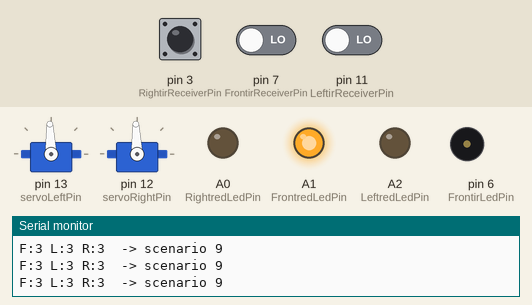
Simulated run of this sketch. Board: Arduino Uno, built with avr-gcc and run on an emulated ATmega328P. On the bench: 2 × servo, output pins drawn as LEDs (lit = HIGH), buzzer (waves = sounding), the last lines printed to the serial monitor. Dashed ring = blinking. Inputs (shaded band) come from the test bench; at power-on: pin 7 (FrontirReceiverPin) LOW, pin 3 (RightirReceiverPin) LOW, pin 11 (LeftirReceiverPin) LOW.

Above: at 14.9 s.
15.0 s: pin 7 (FrontirReceiverPin) driven HIGH
At 22.3 s:
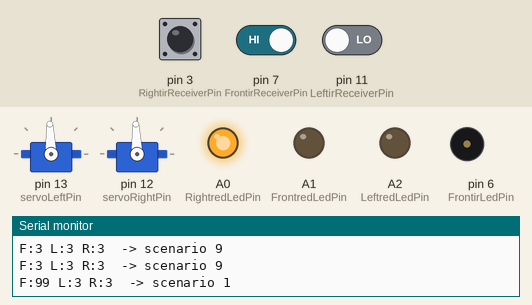
28.6 s: pin 7 (FrontirReceiverPin) driven LOW
At 36.3 s:
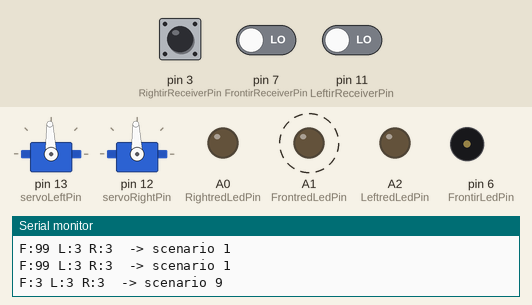
39.0 s: pin 3 (RightirReceiverPin) pulled HIGH for 3 s
At 42.6 s:
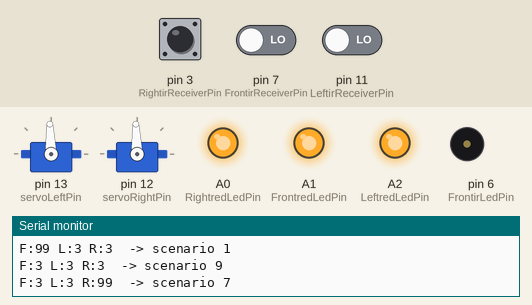
50.4 s: pin 3 (RightirReceiverPin) driven HIGH and pin 11 (LeftirReceiverPin) driven HIGH
At 57.7 s:
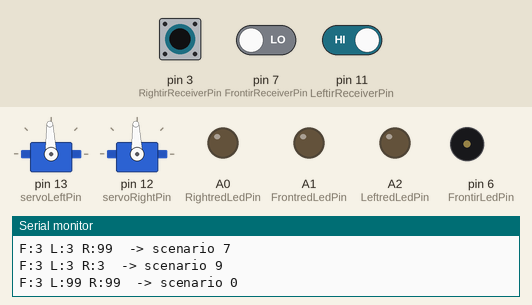
64.0 s: pin 3 (RightirReceiverPin) driven LOW
At 70.2 s:
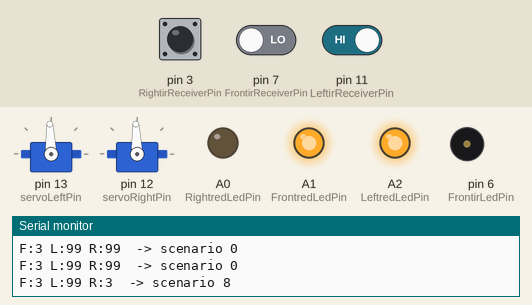
Timing chart, 0 to 77.2 s (numbered marks = the images above; inputs shaded):
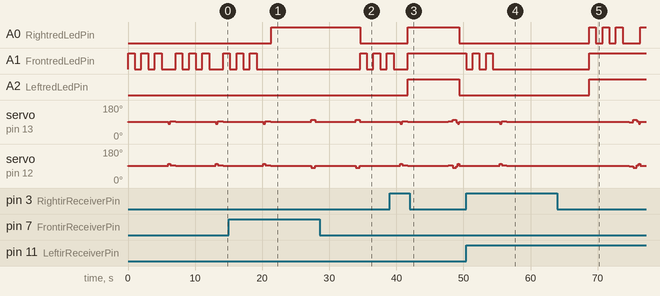

Measured:
- after the input at 15.0 s, A0 (RightredLedPin): LOW → HIGH after 6.3 s; A1 (FrontredLedPin): goes on until 19.2 s, then stays LOW
- after the input at 28.6 s, A0 (RightredLedPin): HIGH → LOW after 6.0 s; A1 (FrontredLedPin): alternates HIGH for 1.0 s and LOW for 1.0 s, starting after 6.0 s
- after the input at 39.0 s, A0 (RightredLedPin), A2 (LeftredLedPin): LOW → HIGH after 2.7 s, → LOW 7.7 s later
- after the input at 50.4 s, A1 (FrontredLedPin): goes on until 54.4 s, then stays LOW; servo on pin 13 (servoLeftPin), servo on pin 12 (servoRightPin): goes on until 56.5 s, then stays 92°
- after the input at 64.0 s, A0 (RightredLedPin): LOW → HIGH after 4.7 s, then repeats every 2.0 s: LOW 1.0 s, HIGH 1.0 s; A1 (FrontredLedPin): LOW → HIGH after 4.7 s

The sketch:

main_controller.ino
```cpp
#include "utils.hpp"
#include "essential_modules.hpp"
#include <Arduino.h>
#include <Servo.h>

Servo servoLeft;
Servo servoRight;

void setup() {
  Serial.begin(9600);
  servoLeft.attach(servoLeftPin);
  servoRight.attach(servoRightPin);

  pinMode(LeftirReceiverPin, INPUT);
  pinMode(FrontirReceiverPin, INPUT);
  pinMode(RightirReceiverPin, INPUT);

  pinMode(LeftredLedPin, OUTPUT);
  pinMode(FrontredLedPin, OUTPUT);
  pinMode(RightredLedPin, OUTPUT);

}

// get sensor data
// still need to create our own scenarios

void loop() {
  int dF = irDistanceCm(FrontirLedPin, FrontirReceiverPin);
  int dL = irDistanceCm(LeftirLedPin,  LeftirReceiverPin);
  int dR = irDistanceCm(RightirLedPin, RightirReceiverPin);

  bool leftWall   = dL < OPEN;
  bool rightWall  = dR < OPEN;
  bool frontClear = dF >= FRONT_CLEAR;
  bool frontTurn  = dF >= FRONT_TURN_MIN && dF <= FRONT_TURN_MAX;

  bool nearLeft  = dL <= NEAR;        // right up against the left wall
  bool nearRight = dR <= NEAR;        // right up against the right wall
  bool seesLeft  = dL < FAR_DIST;     // left sensor sees ANYTHING (even a far wall)
  bool seesRight = dR < FAR_DIST;     // right sensor sees ANYTHING

  // ---------- 1) work out which scenario we're in ----------
  int scenario = 0;

  // own 9: corner - all three walls very close (check BEFORE dead end, which would also match)
  if (dF <= CORNER_CLOSE && leftWall && rightWall && (nearLeft || nearRight))
    scenario = 9;

  else if (frontTurn && leftWall && rightWall)
  scenario = 4;                                 // dead end

  // up against one wall: parallel still sees the far wall, 30 deg doesn't
  else if (nearLeft && !nearRight)
    scenario = seesRight ? 5 : 7;                   // 5 = parallel left, 7 = 30 deg left
  else if (nearRight && !nearLeft)
    scenario = seesLeft ? 6 : 8;                    // 6 = parallel right, 8 = 30 deg right

  // wall ahead at turning distance, one side open
  else if (frontTurn && leftWall && !rightWall)
    scenario = 2;                                   // ideal right turn
  else if (frontTurn && rightWall && !leftWall)
    scenario = 3;                                   // ideal left turn

  // nothing ahead
  else if (frontClear && leftWall && rightWall && abs(dL - dR) <= SIDE_DIFF)
    scenario = 1;                                   // centred corridor
  else if (frontClear && leftWall && rightWall)
    scenario = (dL < dR) ? 5 : 6;                   // off-centre but not touching a wall
  else if (frontClear && leftWall != rightWall)
    scenario = 1;                                   // one wall only -> go straight

  // own 10: front far, nothing on right, left wall only faintly seen (far away)
  else if (frontClear && !seesRight && seesLeft && !leftWall)
    scenario = 10;

  Serial.print("F:");  Serial.print(dF);
  Serial.print(" L:"); Serial.print(dL);
  Serial.print(" R:"); Serial.print(dR);
  Serial.print("  -> scenario "); Serial.println(scenario);

  // ---------- 2) run it ----------
  switch (scenario) {
    case 1:  middleLongCorridor(); break;
    case 2:  idealRightTurn();     break;
    case 3:  idealLeftTurn();      break;
    case 4:  deadEnd();            break;
    case 5:  badLeftParallel();    break;
    case 6:  badRightParallel();   break;
    case 7:  badLeft30Deg();       break;
    case 8:  badRight30Deg();      break;
    case 9:  ownChoice1();         break;
    case 10: ownChoice2();         break;
    default: unknown();            break;
  }
}

// void loop() {
//   int dF = irDistanceCm(FrontirLedPin, FrontirReceiverPin);
//   int dL = irDistanceCm(LeftirLedPin,  LeftirReceiverPin);
//   int dR = irDistanceCm(RightirLedPin, RightirReceiverPin);
//   Serial.print("F:");  Serial.print(dF);
//   Serial.print(" L:"); Serial.print(dL);
//   Serial.print(" R:"); Serial.println(dR);

//   // is there a wall
//   bool leftWall = dL < OPEN;
//   bool rightWall = dR < OPEN;
//   bool frontClear = dF >= FRONT_CLEAR;
//   bool frontTurn = dF >= FRONT_TURN_MIN && dF <= FRONT_TURN_MAX;


//   if (frontTurn) {
//     if (leftWall && rightWall) {
//       deadEnd();
//     } else if (leftWall && dL < 4 && frontClear) {
//       badLeftParallel();
//     } else if (rightWall && dR < 4 && frontClear) {
//       badRightParallel();
//     } else if (leftWall) { // right side open
//       if (angledInto(LeftirLedPin, LeftirReceiverPin)) badLeft30Deg();
//       else idealRightTurn();
//     } else if (rightWall) { // left side open
//       if (angledInto(RightirLedPin, RightirReceiverPin)) badRight30Deg();
//       else  idealLeftTurn();
//     } else {
//       unknown();
//     }
//   }

//   else if (frontClear) {
//     if (leftWall && rightWall && abs(dL - dR) <= SIDE_DIFF) {
//       middleLongCorridor();
//     }
//     // closer to one wall we make adjustements
//     else if (leftWall && dL < dR && (rightWall || dL <= NEAR)) {
//       if (angledInto(LeftirLedPin, LeftirReceiverPin)) badLeft30Deg();
//       else  badLeftParallel();
//     }
//     else if (rightWall && dR < dL && (leftWall || dR <= NEAR)) {
//       if (angledInto(RightirLedPin, RightirReceiverPin)) badRight30Deg();
//       else badRightParallel();
//     }
//     else {
//       unknown();
//     }
//   }

//   else if (dF < FRONT_TURN_MIN) {
//     if (dL < dR) badLeft30Deg();
//     else if (dR < dL) badRight30Deg();
//     else  unknown();
//   }

//   else if (leftWall != rightWall) {
//       middleLongCorridor();
//   }

//   else {
//     unknown();
//   }
// }
```

essential_modules.cpp
```cpp
#include "utils.hpp"
#include "essential_modules.hpp"

void unknown() {
    //LED right: OFF
    //LED mid: OFF
    //LED left: OFF

    displayCode(LED_OFF, LED_OFF, LED_OFF);

    stop();
}

void middleLongCorridor() {
    // LED right: on
    // LED mid: off
    // LED left: off

    displayCode(LED_ON, LED_OFF, LED_OFF);

    forwardMs(600);
}

void idealLeftTurn() {
    // LED right: off
    // LED mid: on
    // LED left: off

    displayCode(LED_ON, LED_ON, LED_OFF);

    turnLeftXDeg(90);

    forwardMs(800);
}


void idealRightTurn() {
    // LED right: off
    // LED mid: on
    // LED left: off

    displayCode(LED_OFF, LED_ON, LED_OFF);


    turnRightXDeg(90);

    forwardMs(800);
}

void deadEnd() {
    //LED right: OFF
    //LED mid: OFF
    //LED left: ON

    displayCode(LED_OFF, LED_OFF, LED_ON);


    turnRightXDeg(190);

    forwardMs(600);
}

void badRightParallel() {
    // LED right: off
    // LED mid: on
    // LED left: on

    displayCode(LED_OFF, LED_ON, LED_ON);

    // anti clockwise
    turnLeftXDeg(20);

    // straight
    forwardMs(500);

    // clockwise
    turnRightXDeg(20);

    // backward
    backwardMs(200);
}

void badLeftParallel() {
    // LED right: on
    // LED mid: off
    // LED left: on

    displayCode(LED_ON, LED_OFF, LED_ON);

    // clockwise
    turnRightXDeg(20);

    // straight
    forwardMs(500);

    // anti-clockwise
    turnLeftXDeg(20);

    // backward
    backwardMs(200);

}

void badRight30Deg() {
    // LED right: flash
    // LED mid: on
    // LED left: on

    // still needs to flash !!! todo
    displayCode(LED_FLASH, LED_ON, LED_ON);

    turnLeftXDeg(30);

    // anti clockwise
    turnLeftXDeg(20);

    // straight
    forwardMs(500);

    // clockwise
    turnRightXDeg(20);

    // backward
    backwardMs(200);

    // int i = 0;
    // while (i < 3) {
    //     i++;
    //     int d0 = irDistanceCm(RightredLedPin, RightirReceiverPin); //distance

    //     straight();
    //     delay(100); // move straight to test if we get closer to the right wall, if we do then we need to do larger turn

    //     int d1 = irDistanceCm(RightredLedPin, RightirReceiverPin);
    //     int front = irDistanceCm(FrontredLedPin, FrontirReceiverPin);

    //     if (front <= 5) {
    //         turnLeftXDeg(15);
    //         continue;
    //     }

    //     if (d1 - d0 < -1) turnLeftXDeg(8); // still angled towards right
    //     else if (d1 - d0 > 1) turnRightXDeg(8); // over angled
    //     else break; // essentially parallel

    // }

    // forwardMs(100);
}

void badLeft30Deg() {
    // LED right: on
    // LED mid: on
    // LED left: on

    displayCode(LED_ON, LED_ON, LED_ON);

    turnRightXDeg(30);

    // clockwise
    turnRightXDeg(20);

    // straight
    forwardMs(500);

    // anti-clockwise
    turnLeftXDeg(20);

    // backward
    backwardMs(200);

    // int i = 0;
    // while (i < 3) {
    //     i++;
    //     int d0 = irDistanceCm(LeftredLedPin, LeftirReceiverPin); //distance

    //     straight();
    //     delay(100); // move straight to test if we get closer to the right wall, if we do then we need to do larger turn

    //     int d1 = irDistanceCm(LeftredLedPin, LeftirReceiverPin);
    //     int front = irDistanceCm(FrontredLedPin, FrontirReceiverPin);

    //     if (front <= 5) {
    //         turnRightXDeg(15);
    //         continue;
    //     }

    //     if (d1 - d0 < -1) turnRightXDeg(8); // still angled towards right
    //     else if (d1 - d0 > 1) turnLeftXDeg(8); // over angled
    //     else break; // essentially parallel

    // }

    // forwardMs(100);
}

//  into a corner (right turn)
// L45000, M43250 R43000
// close front, close left, no right
void ownChoice1() {
    displayCode(LED_OFF, LED_FLASH, LED_OFF);

    backwardMs(300);

    turnRightXDeg(55);
}

// FOR NEXT TIME

//parallel to a left turn corner
// nothing on left, long wall on right, wall in front but not in boundary
void ownChoice2() {
    displayCode(LED_FLASH, LED_FLASH, LED_OFF);

    forwardMs(600);
}
```

essential_modules.hpp
```cpp
#ifndef ESSENTIAL_MODULES_HPP
#define ESSENTIAL_MODULES_HPP

// 0
void unknown();

// 1
void middleLongCorridor();

// 2
void idealRightTurn();

// 3
void idealLeftTurn();

// 4
void deadEnd();

//5
void badLeftParallel();

//6
void badRightParallel();

//7
void badLeft30Deg();

//8
void badRight30Deg();


//10 own1
void ownChoice1();
//11 own 2
void ownChoice2();


#endif
```

utils.cpp
```cpp
#include "utils.hpp"
#include "essential_modules.hpp"


void displayCode(LedMode r, LedMode m, LedMode l) {
  stop();                                   // wheels stopped before the pause
  for (int i = 0; i < 6; i++) {             // 6 s total; flashing LEDs toggle every 1 s
    bool phase = (i % 2 == 0);
    digitalWrite(RightredLedPin, r == LED_ON || (r == LED_FLASH && phase));
    digitalWrite(FrontredLedPin, m == LED_ON || (m == LED_FLASH && phase));
    digitalWrite(LeftredLedPin,  l == LED_ON || (l == LED_FLASH && phase));
    delay(1000);
  }
}


void forwardMs(int ms)  { straight(); delay(ms); stop(); }
void backwardMs(int ms) { backward(); delay(ms); stop(); }

// IR distance
int irDetect(int irLedPin, int irReceiverPin, long frequency)
{
  tone(irLedPin, frequency);                 // Turn on the IR LED square wave
  delay(1);                                  // Wait 1 ms
  int ir = digitalRead(irReceiverPin);       // IR receiver -> ir variable
  noTone(irLedPin);                          // Turn off the IR LED
  delay(1);                                  // Down time before recheck
  return ir;                                 // Return 0 detect, 1 no detect
}

int irDistanceCm(int irLedPin, int irReceiverPin)
{
  long maxF = 0;

  // Scan from high to low so we get closest dist first
  for (long f = 49000; f >= 37000; f -= 500)
  {
    if (irDetect(irLedPin, irReceiverPin, f) == 0)
    {
      maxF = f;
      break;
    }
  }

  if (maxF == 0) return FAR_DIST; // no detecton

  // boundary conditiosn on our table
  if (irReceiverPin == FrontirReceiverPin) {
    if (maxF <= CAL_FREQ_FRONT[0])         return CAL_DIST_FRONT[0];
    if (maxF >= CAL_FREQ_FRONT[N - 1]) return CAL_DIST_FRONT[N - 1];
  } else if (irReceiverPin == LeftirReceiverPin) {
    if (maxF <= CAL_FREQ_LEFT[0])         return CAL_DIST_LEFT[0];
    if (maxF >= CAL_FREQ_LEFT[N - 1]) return CAL_DIST_LEFT[N - 1];
  } else if (irReceiverPin == RightirReceiverPin) {
    if (maxF <= CAL_FREQ_RIGHT[0])         return CAL_DIST_RIGHT[0];
    if (maxF >= CAL_FREQ_RIGHT[N - 1]) return CAL_DIST_RIGHT[N - 1];
  }

  // choose dist between the calibration points roughly linear estimate
  for (int i = 0; i < N - 1; i++) {
    if (irReceiverPin == FrontirReceiverPin) {
      if (maxF <= CAL_FREQ_FRONT[i + 1])
        return map(maxF, CAL_FREQ_FRONT[i], CAL_FREQ_FRONT[i + 1], CAL_DIST_FRONT[i], CAL_DIST_FRONT[i + 1]);
    } else if (irReceiverPin == LeftirReceiverPin) {
      if (maxF <= CAL_FREQ_LEFT[i + 1])
        return map(maxF, CAL_FREQ_LEFT[i], CAL_FREQ_LEFT[i + 1], CAL_DIST_LEFT[i], CAL_DIST_LEFT[i + 1]);
    } else if (irReceiverPin == RightirReceiverPin) {
      if (maxF <= CAL_FREQ_RIGHT[i + 1])
        return map(maxF, CAL_FREQ_RIGHT[i], CAL_FREQ_RIGHT[i + 1], CAL_DIST_RIGHT[i], CAL_DIST_RIGHT[i + 1]);
    }
  }

  return FAR_DIST;
}

// check if angled
bool angledInto(int irLed, int irRx) {
  int before = irDistanceCm(irLed, irRx);
  backward(); delay(PROBE_MS); stop();
  int after = irDistanceCm(irLed, irRx);
  straight(); delay(PROBE_MS); stop();  // drive back to where we were

  Serial.print("probe: "); Serial.print(before);
  Serial.print(" -> ");    Serial.println(after);
  return (after - before) >= PROBE_CHANGE;
}

// LED controls

void LEDSwitch(int irLedPin, long frequency, int state) {
    if (state) {
        digitalWrite(irLedPin, HIGH);
    } else {
        digitalWrite(irLedPin, LOW);
    }
}

// Servo controls

void turnRightXDeg(int deg){
  servoLeft.writeMicroseconds(1525);
  servoRight.writeMicroseconds(1525);

  long time = (long)deg * 5100 / 360;
  delay(time);
  stop();
}

void turnLeftXDeg(int deg){
  servoLeft.writeMicroseconds(1455);
  servoRight.writeMicroseconds(1455);

  long time = (long)deg * 4410 / 360;
  delay(time);
  stop();
}

void straight(){
  servoLeft.writeMicroseconds(1600);
  servoRight.writeMicroseconds(1375);
}

void backward() {
  servoLeft.writeMicroseconds(1375);
  servoRight.writeMicroseconds(1600);
}

void stop(){
  servoLeft.writeMicroseconds(1490);
  servoRight.writeMicroseconds(1490);
}

void turnLeft45Deg(){
  servoLeft.writeMicroseconds(1460);
  servoRight.writeMicroseconds(1460);
  delay(1000);
  stop();
}

void turnRight45Deg(){
  servoLeft.writeMicroseconds(1520);
  servoRight.writeMicroseconds(1520);
  delay(1000);
  stop();
}

void turnLeft90Deg(){
  servoLeft.writeMicroseconds(1460);
  servoRight.writeMicroseconds(1460);
  delay(1350);
  stop();
}

void turnRight90Deg(){

  servoLeft.writeMicroseconds(1525);
  servoRight.writeMicroseconds(1525);
  delay(1350);
  stop();
}

void turnLeft180Deg(){

  servoLeft.writeMicroseconds(1490);
  servoRight.writeMicroseconds(1490);
  delay(5000);
  stop();
}

void turnRight180Deg(){

  servoLeft.writeMicroseconds(1490);
  servoRight.writeMicroseconds(1490);
  delay(5000);
  stop();
}
```

utils.hpp
```cpp
#ifndef UTILS_HPP
#define UTILS_HPP

#include <Arduino.h>
#include <Servo.h>
#include <Wire.h>

extern Servo servoLeft;
extern Servo servoRight;

// pins
const int FrontirLedPin=6, FrontirReceiverPin=7;   // Select these to match the IR LED/receiver pair that you are using
const int FrontredLedPin = A1;                    // Select this to match the red LED next to the IR receiver you are using
const int LeftirLedPin=10, LeftirReceiverPin=11;   // Select these to match the IR LED/receiver pair that you are using
const int LeftredLedPin = A2;
const int RightirLedPin=2, RightirReceiverPin=3;   // Select these to match the IR LED/receiver pair that you are using
const int RightredLedPin = A0;

const int servoLeftPin = 13;
const int servoRightPin = 12;

// IR calibration table
const int N = 5;
const long CAL_FREQ_FRONT[N] = {38500, 40000, 41000, 42000, 45750};
const int  CAL_DIST_FRONT[N] = {10, 8, 6, 5, 3}; //1.5 46000

const long CAL_FREQ_LEFT[N] = {38500, 39000, 40750, 41500, 45250};
const int  CAL_DIST_LEFT[N] = {10, 8, 6, 5, 3}; //1.5 48750

const long CAL_FREQ_RIGHT[N] = {37750, 39250, 40500, 41500, 44500};
const int  CAL_DIST_RIGHT[N] = {10, 8, 6, 5, 3}; //1.5 48500

const int FAR_DIST = 99; // returned when we dont detect any wall

// for classificaiton
const int NEAR = 3;  //shortest dist
const int OPEN = 10; //bigger than 10 is open wall
const int SIDE_DIFF = 2; // if the difference is 2, then we are in corridor center
const int FRONT_CLEAR = 10;  // move forward in open path
const int FRONT_TURN_MIN = 3;  // wall ahead at turning distance
const int FRONT_TURN_MAX = 8;  // between 4 and 8 cm
const int PROBE_MS = 100; // for checking parallel/angled
const int PROBE_CHANGE = 2;  // if side reading grows by >= 2 cm -> angled
const int CORNER_CLOSE = 5;   // corner: front, left and right all at or under this

enum LedMode { LED_OFF, LED_ON, LED_FLASH };
void displayCode(LedMode r, LedMode m, LedMode l);

void forwardMs(int ms);
void backwardMs(int ms);

// IR distance

int irDetect(int irLedPin, int irReceiverPin, long frequency);

int irDistanceCm(int irLedPin, int irReceiverPin);

bool angledInto(int irLed, int irRx);

// LED controls

void LEDSwitch(int irLedPin, long frequency, int state);

// Servo controls

void straight();

void backward();

void stop();

void turnRightXDeg(int deg);

void turnLeftXDeg(int deg);

void turnLeft45Deg();

void turnRight45Deg();

void turnLeft90Deg();

void turnRight90Deg();

void turnLeft180Deg();

void turnRight180Deg();

#endif
```
